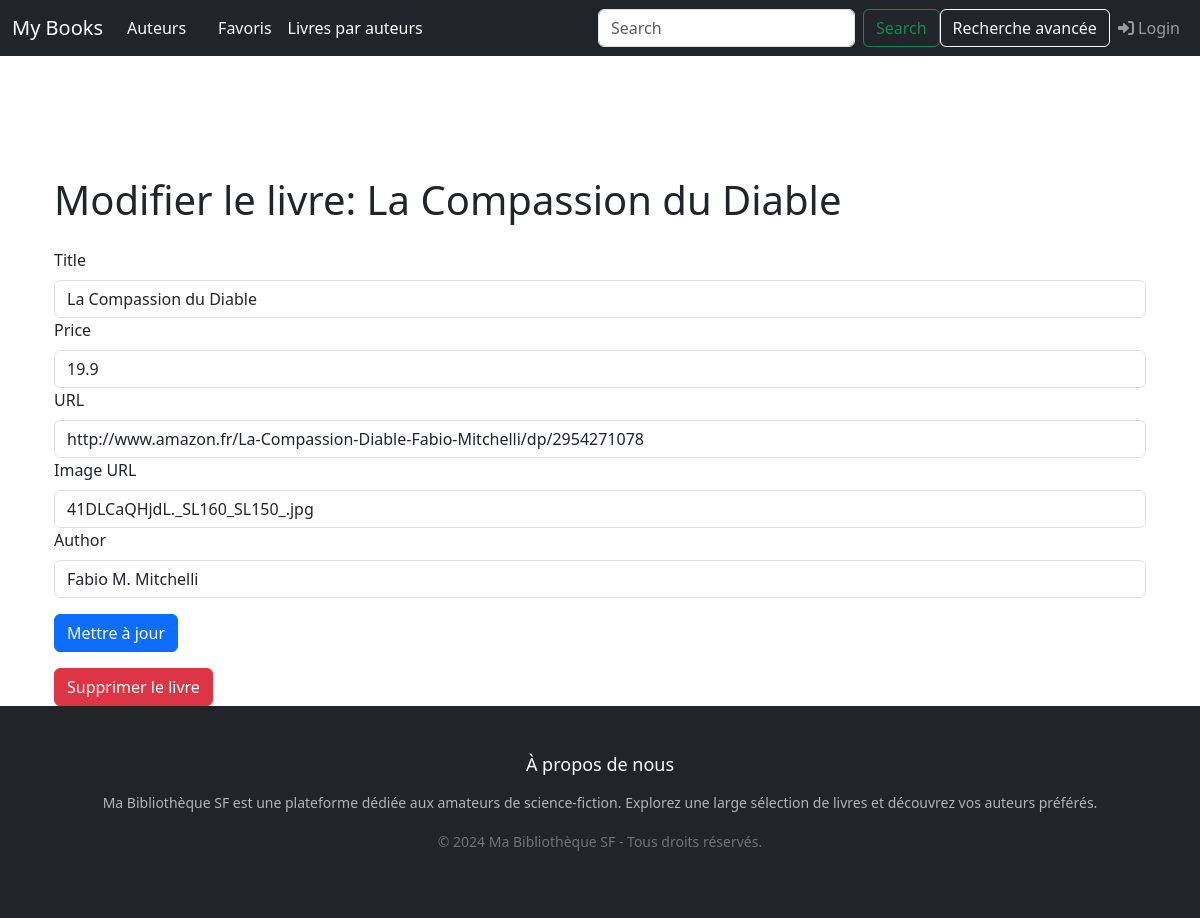
Screenshot of /edit/book/1 with the database file from the repository.
### tuto/models.py (models this page shows, shortened)
class Book(db.Model):
    id = db.Column(db.Integer, primary_key=True)
    price = db.Column(db.Float)
    title = db.Column(db.String(100))
    url = db.Column(db.String(200))
    img = db.Column(db.String(200))
    author_id = db.Column(db.Integer , db.ForeignKey ("author.id"))
    author = db.relationship ("Author",
        backref=db.backref("books", lazy="dynamic"))

### tuto/views.py (the view, shortened to what this page needs)
@app.route('/edit/book/<int:book_id>', methods=['GET', 'POST'])
def edit_book(book_id):
    book = Book.query.get_or_404(book_id)
    form = BookForm(obj=book)
    form.author_id.choices = [(a.id, a.name) for a in Author.query.all()]
    return render_template('add_book.html', form=form, book=book)

### tuto/views.py
class BookForm(FlaskForm):
    id = HiddenField('id')
    title = StringField('Title', validators=[DataRequired()])
    price = FloatField('Price', validators=[DataRequired()])
    url = StringField('URL', validators=[DataRequired(), URL()])
    img = StringField('Image URL', validators=[DataRequired()])
    author_id = SelectField('Author', coerce=int)
    submit = SubmitField('Submit')

### tuto/app.py (called while the page is built)
@app.before_request
def clear_flash_messages():
    global flash_messages_cleared
    if not flash_messages_cleared:
        session.pop('_flashes', None)
        flash_messages_cleared = True

### tuto/templates/add_book.html (shortened to what this page needs)
{% extends "baseBS.html" %}
{% block styles %}
  {{ super() }}
  <link rel="stylesheet" href="{{ url_for('static', filename='home.css') }}">
{% endblock %}
{% block content %}
<div class="container mt-5">
    {% if book %}
        <h1 class="mb-4">Modifier le livre: {{ book.title }}</h1>
        <form role="form" method="POST" action="{{ url_for('edit_book', book_id=book.id) }}">
    {% else %}
        <h1 class="mb-4">Ajouter un nouveau livre</h1>
        <form role="form" method="POST" action="{{ url_for('add_book') }}">
    {% endif %}
        <div class="form-group {% if form.title.errors %}has-error{% endif %}">
            {{ form.title.label(class="form-label") }}
            {{ form.title(size=50, class_="form-control", placeholder="Titre du livre") }}
        </div>
        <div class="form-group {% if form.price.errors %}has-error{% endif %}">
            {{ form.price.label(class="form-label") }}
            {{ form.price(class_="form-control", placeholder="Prix du livre") }}
        </div>
        <div class="form-group {% if form.url.errors %}has-error{% endif %}">
            {{ form.url.label(class="form-label") }}
            {{ form.url(class_="form-control", placeholder="URL du livre") }}
        </div>
        <div class="form-group {% if form.img.errors %}has-error{% endif %}">
            {{ form.img.label(class="form-label") }}
            {{ form.img(class_="form-control", placeholder="URL de l'image") }}
        </div>
        <div class="form-group {% if form.author_id.errors %}has-error{% endif %}">
            {{ form.author_id.label(class="form-label") }}
            {{ form.author_id(class_="form-control") }}
        </div>
        <button class="btn btn-primary mt-3" type="submit">
            {% if book %}Mettre à jour{% else %}Ajouter{% endif %}
        </button>
    </form>
    {% if book %}
    <form method="POST" action="{{ url_for('delete_book', book_id=book.id) }}" class="mt-3" onsubmit="return confirm('Êtes-vous sûr de vouloir supprimer ce livre ?');">
        <button class="btn btn-danger" type="submit">Supprimer le livre</button>
    </form>
    {% endif %}
</div>
{% endblock %}

### tuto/static/home.css (style rules this page uses)
html, body { height: 100%; }
body { display: flex; flex-direction: column; }
html { scroll-behavior: smooth; }

### rows the page displays
Book: title "La Compassion du Diable", price "19.9", url "http://www.amazon.fr/La-Compassion-Diable-Fabio-Mitchelli/dp/2954271078", img "41DLCaQHjdL._SL160_SL150_.jpg", author_id "Fabio M. Mitchelli"
